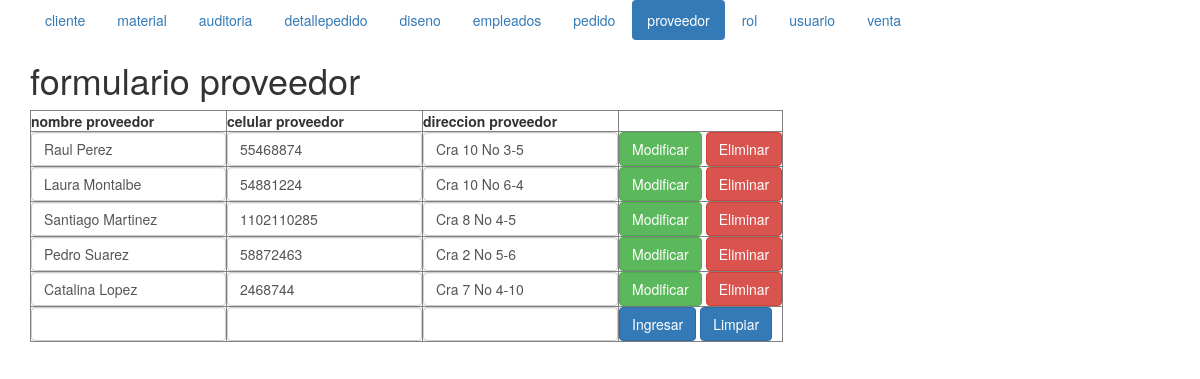
The app's page /formularioproveedor.php (signed in) with its own data.
### tables this page shows
CREATE TABLE `proveedor` (
  `idproveedor` smallint(4) NOT NULL,
  `nombreproveedor` varchar(60) NOT NULL,
  `celularproveedor` int(13) NOT NULL,
  `direccionproveedor` varchar(60) NOT NULL
);

### proveedor.php (called while the page is built, shortened)
<?php
class proveedor{
    private $_conexion;
    private $_paginacion=10;
    function __construct($conexion,$idproveedor,$nombreproveedor,$celularproveedor,$direccionproveedor){
        $this->_conexion=$conexion;
    }
function listar($pagina){
    if ($pagina<=0){
        $listado = mysqli_query ($this->_conexion,"SELECT * FROM proveedor ORDER BY idproveedor") or
         die(mysqli_error($this->_conexion));
    } else{
$paginacionmax = $pagina * $this->_paginacion;
$paginacionmin=$paginacionmax - $this->_paginacion;
$listado = mysqli_query($this->_conexion,"SELECT * FROM proveedor ORDER BY idproveedor
LIMIT  $paginacionmin,$paginacionmax");
    }
    return $listado;
}
     function getpermiso($idusuario){
         $permiso=mysqli_query($this->_conexion,"SELECT ".static::class."rol AS elpermiso FROM rol WHERE idrol IN(SELECT idrolusuario FROM usuario WHERE idrolusuario=$idusuario)") or die(mysqli_error($this->_conexion));
        $unregistro=mysqli_fetch_array($permiso);
        return $unregistro["elpermiso"];
    }
}
?>

### formularioproveedor.php (the view, shortened to what this page needs)
<?php
if (isset($_SESSION['id'])){
    ?>
<!DOCTYPE html>
<html>
    <head>
        <link rel="stylesheet" href="bootstrap.min.css">
    </head>
    <body>
        <div class="container">
        <?php
           include_once("menu.php");
            $pagina = (isset($_GET['pag']))?$_GET['pag']:"1";
        ?>
<header>
<h1> formulario proveedor</h1>
</header>
<table border="1">
<tbody>
<tr>
<th scope="col">nombre proveedor</th>
<th scope="col">celular proveedor</th>
<th scope="col">direccion proveedor</th>
<th scope="col"></th>
</tr>
<?php
$objetoconexion = new conexion();
$conexion = $objetoconexion->conectar();
include_once("../modelo/proveedor.php");
$objetoproveedor = new proveedor($conexion,0,'nombre','celular','direccion');
$listaproveedores = $objetoproveedor->listar($pagina);
$permiso = $objetoproveedor->getpermiso($_SESSION['id']);
if(stripos($permiso,'r')!==false){
    while($unregistro = mysqli_fetch_array ($listaproveedores)){
        echo '<tr><form id="fmodificarproveedor"'.$unregistro["idproveedor"].' action="../controlador/controladorproveedor.php"
        method="post">';
        echo '<td><input type="hidden" name="fidproveedor"  value="'.$unregistro['idproveedor'].'">';
        echo '<input  class="form-control" type="text" name="fnombreproveedor" value="'.$unregistro['nombreproveedor'].'"></td>';
        echo '<td><input  class="form-control" type="number" name="fcelularproveedor" value="'.$unregistro['celularproveedor'].'"></td>';
         echo '<td><input  class="form-control" type="text" name="fdireccionproveedor" value="'.$unregistro['direccionproveedor'].'"></td>';
        echo '<td><button class="btn btn-success" type="submit" name="fenviar" value="modificar">Modificar</button>
        <button class="btn btn-danger" type="submit" name="fenviar" value="eliminar">Eliminar</button></td>';
        echo '</form> </tr>';
    }
}
?>
<tr><form id="fingresarproveedor" action="../controlador/controladorproveedor.php" method="post">
<td><input type="hidden" name="fidproveedor" value="0">
    <input  class="form-control" type="text" name="fnombreproveedor"></td>
<td><input  class="form-control" type="number" name="fcelularproveedor"></td>
<td><input  class="form-control" type="text" name="fdireccionproveedor"></td>
<td><button class="btn btn-primary" type="submit" name="fenviar" value="ingresar">Ingresar</button>
<button class="btn btn-primary" type="reset" name="fenviar" value="limpiar">Limpiar</button></td>
</form> </tr>
</tbody>
</table>
        </div>
</body>
</html>
<?php
}else{
    header( "location:../index.php");
     }
?>

### records on screen
proveedor: fnombreproveedor "Raul Perez", fcelularproveedor "55468874", fdireccionproveedor "Cra 10 No 3-5"
proveedor: fnombreproveedor "Laura Montalbe", fcelularproveedor "54881224", fdireccionproveedor "Cra 10 No 6-4"
proveedor: fnombreproveedor "Santiago Martinez", fcelularproveedor "1102110285", fdireccionproveedor "Cra 8 No 4-5"
proveedor: fnombreproveedor "Pedro Suarez", fcelularproveedor "58872463", fdireccionproveedor "Cra 2 No 5-6"
proveedor: fnombreproveedor "Catalina Lopez", fcelularproveedor "2468744", fdireccionproveedor "Cra 7 No 4-10"
